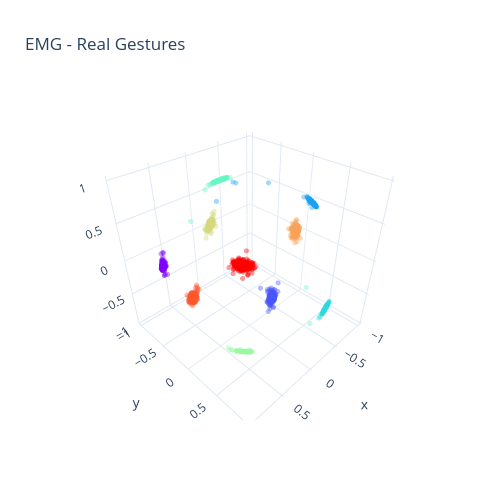

The notebook cell saved with this chart:
### Code cell
# Plot 3D embedding colored by label to see if the learned space separates movements
fig = cebra.integrations.plotly.plot_embedding_interactive(
    embeddings, 
    embedding_labels=y_cebra, 
    title = "EMG - Real Gestures", 
    markersize=3, 
    cmap = "rainbow")
fig.show()

# Plot the loss curve
ax = cebra.plot_loss(cebra_emg_model)

### Figure 1 — Plotly figure (JSON) as saved in the notebook; plotly's stock layout.template omitted (floating-point values rounded to 4 significant figures; data arrays with more than 128 entries replaced by an {"elided": "..."} marker saying what was removed)
{"data": [{"marker": {"color": {"elided": "5040 int values"}, "colorscale": [[0, "rgb(127, 0, 255)"], [0.1, "rgb(77, 77, 251)"], [0.2, "rgb(25, 149, 242)"], [0.3, "rgb(24, 205, 227)"], [0.4, "rgb(76, 242, 206)"], [0.5, "rgb(128, 254, 179)"], [0.6, "rgb(178, 242, 149)"], [0.7, "rgb(230, 205, 115)"], [0.8, "rgb(255, 149, 78)"], [0.9, "rgb(255, 77, 39)"], [1, "rgb(255, 0, 0)"]], "opacity": 0.4, "size": 3}, "mode": "markers", "name": "[3 3 3 ... 5 5 5]", "type": "scatter3d", "x": {"elided": "5040 float values"}, "y": {"elided": "5040 float values"}, "z": {"elided": "5040 float values"}}], "layout": {"height": 500, "showlegend": false, "title": {"text": "EMG - Real Gestures"}, "width": 500}}
